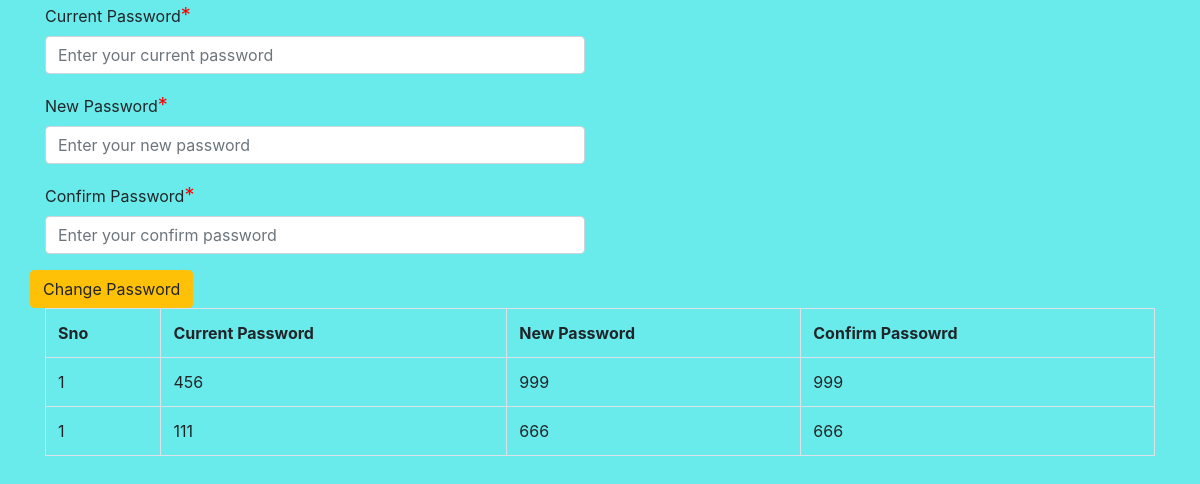
/forgot_password.php, run on the app's committed database.
### tables this page shows
CREATE TABLE `forgot_password` (
  `id` int(100) NOT NULL,
  `current_password` varchar(100) DEFAULT NULL,
  `new_password` varchar(100) DEFAULT NULL,
  `confirm_password` varchar(100) DEFAULT NULL
);

### forgot_password.php (the view, shortened to what this page needs)
<?php
	include("db.php");
?>
<!DOCTYPE html>
<html lang="en">
<head>
	<link rel="stylesheet" href="https://maxcdn.bootstrapcdn.com/bootstrap/4.5.0/css/bootstrap.min.css">
</head>
<body>
	<div class="container">
		<form class="form form-horizontal" action="" method="post">
			<div class="row">
				<div class="col-md-6">
					<div class="form-group">
						<label for="current_password">Current Password</label><span class="star">*</span>
						<input type="password" name="current_password" id="current_password" class="form-control" placeholder="Enter your current password" required>
					</div>
				</div>
			</div>
			<div class="row">
				<div class="col-md-6">
					<div class="form-group">
						<label for="new_password">New Password</label><span class="star">*</span>
						<input type="password" name="new_password" id="new_password" class="form-control" placeholder="Enter your new password" required>
					</div>
				</div>
			</div>
			<div class="row">
				<div class="col-md-6">
					<div class="form-group">
						<label for="confirm_password">Confirm Password</label><span class="star">*</span>
						<input type="password" name="confirm_password" id="confirm_password" class="form-control" placeholder="Enter your confirm password" required>
					</div>
				</div>
			</div>
			<div class="row">
				<button type="submit" class="btn btn-warning" name="submit">Change Password</button>
			</div>
		</form>
		<table class="table table-bordered table-hover">
			<tr>
				<th>Sno</th>
				<th>Current Password</th>
				<th>New Password</th>
				<th>Confirm Passowrd</th>
			</tr>
			<?php
				$sno=1;
				$select_forgot_password=mysqli_query($conn,"select * from forgot_password")or die(mysqli_error($conn));
				while($fetch_forgot_password=mysqli_fetch_array($select_forgot_password))
				{
			?>
			<tr>
				<td><?php echo $sno; ?></td>
				<td><?php echo $fetch_forgot_password['current_password'];?></td>
				<td><?php echo $fetch_forgot_password['new_password'];?></td>
				<td><?php echo $fetch_forgot_password['confirm_password'];?></td>
			</tr>
			<?php
			}
			?>
		</table>
	</div>
</body>
</html>

### forgot_password.php (style rules this page uses)
.star { color:red; font-size:20px; }
body { background-color:#6aebeb; }

### data on the page
forgot_password: current_password "456", new_password "999", confirm_password "999"
forgot_password: current_password "111", new_password "666", confirm_password "666"
